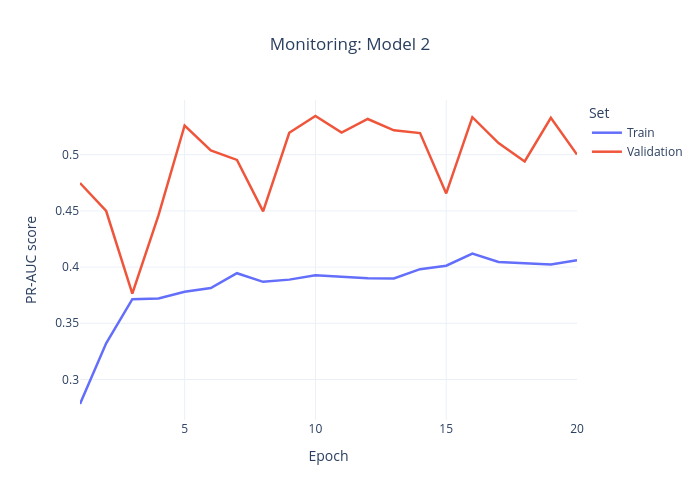

Notebook code cell kept with this figure:
### Code cell
plot_monitoring(history_mlp_2, "Model MLP 2")

### Figure 1 — Plotly figure (JSON) as saved in the notebook; plotly's stock layout.template omitted (floating-point values rounded to 4 significant figures)
{"data": [{"hovertemplate": "Set=pr_auc<br>Epoch=%{x}<br>PR-AUC score=%{y}<extra></extra>", "legendgroup": "pr_auc", "line": {"color": "#636efa", "dash": "solid", "width": 2.5}, "marker": {"symbol": "circle"}, "mode": "lines", "name": "Train", "orientation": "v", "showlegend": true, "type": "scatter", "x": [1, 2, 3, 4, 5, 6, 7, 8, 9, 10, 11, 12, 13, 14, 15, 16, 17, 18, 19, 20], "xaxis": "x", "y": [0.2782, 0.3322, 0.3714, 0.372, 0.3781, 0.3813, 0.3946, 0.3869, 0.3888, 0.3926, 0.3914, 0.3901, 0.39, 0.3982, 0.4013, 0.412, 0.4046, 0.4037, 0.4024, 0.4061], "yaxis": "y"}, {"hovertemplate": "Set=val_pr_auc<br>Epoch=%{x}<br>PR-AUC score=%{y}<extra></extra>", "legendgroup": "val_pr_auc", "line": {"color": "#EF553B", "dash": "solid", "width": 2.5}, "marker": {"symbol": "circle"}, "mode": "lines", "name": "Validation", "orientation": "v", "showlegend": true, "type": "scatter", "x": [1, 2, 3, 4, 5, 6, 7, 8, 9, 10, 11, 12, 13, 14, 15, 16, 17, 18, 19, 20], "xaxis": "x", "y": [0.4748, 0.4499, 0.3765, 0.4459, 0.526, 0.5038, 0.4954, 0.4496, 0.5195, 0.5345, 0.5197, 0.5318, 0.5217, 0.5192, 0.4655, 0.5334, 0.5103, 0.494, 0.5328, 0.5001], "yaxis": "y"}], "layout": {"autosize": false, "height": 500, "hovermode": "x unified", "legend": {"title": {"text": "Set"}, "tracegroupgap": 0}, "title": {"text": "Monitoring: Model 2", "x": 0.5}, "width": 700, "xaxis": {"anchor": "y", "domain": [0, 1], "title": {"text": "Epoch"}}, "yaxis": {"anchor": "x", "domain": [0, 1], "title": {"text": "PR-AUC score"}}}}
